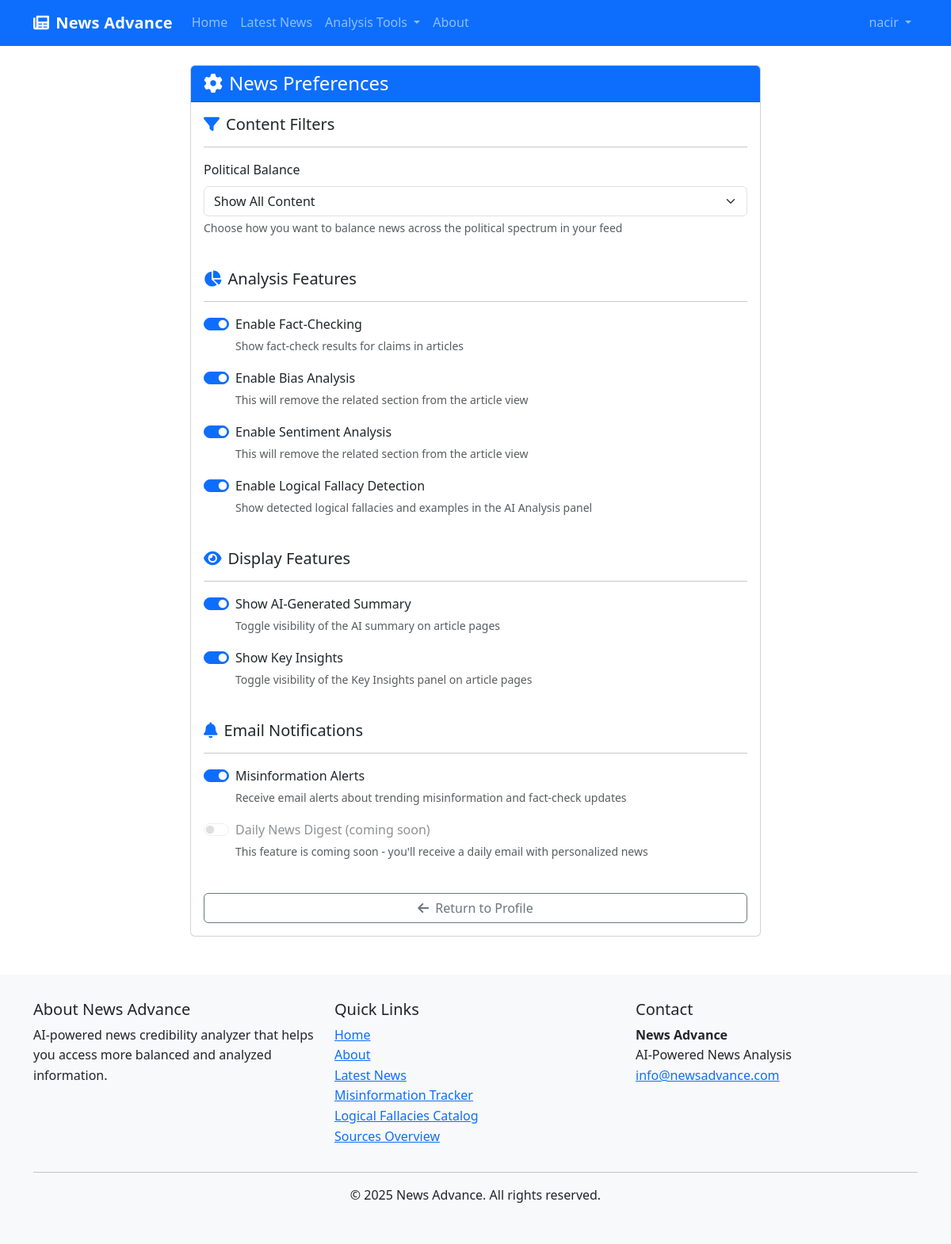
The app's page /accounts/preferences/ (signed in) with its own data.
### accounts/models.py (models this page shows, shortened)
class UserPreferences(models.Model):
    POLITICAL_FILTER_CHOICES = [
        ('all', 'Show All'),
        ('balanced', 'Balanced Mix'),
        ('neutral_only', 'Neutral Sources Only'),
        ('diverse', 'Diverse Viewpoints'),
    ]
    user = models.OneToOneField(User, on_delete=models.CASCADE, related_name='preferences')
    political_filter = models.CharField(max_length=15, choices=POLITICAL_FILTER_CHOICES, default='balanced')
    enable_fact_check = models.BooleanField(default=True)
    enable_bias_analysis = models.BooleanField(default=True)
    enable_sentiment_analysis = models.BooleanField(default=True)
    enable_logical_fallacy_analysis = models.BooleanField(default=True)
    enable_key_insights = models.BooleanField(default=True)
    enable_summary_display = models.BooleanField(default=True)
    receive_misinformation_alerts = models.BooleanField(default=True)
    daily_digest_email = models.BooleanField(default=False)

### accounts/views.py (the view, shortened to what this page needs)
# urls.py: path('preferences/', views.preferences, name='preferences'),
@login_required
def preferences(request):
    user = request.user
    preferences = user.preferences
    context = {
        'user': user,
        'preferences': preferences,
    }
    return render(request, 'accounts/preferences.html', context)

### accounts/templates/accounts/preferences.html (shortened to what this page needs)
{% extends 'base.html' %}
{% block content %}
<div class="container">
    <div class="row">
        <div class="col-md-8 offset-md-2">
            <div class="card">
                <div class="card-header bg-primary text-white">
                    <h4 class="mb-0"><i class="fas fa-cog me-2"></i>News Preferences</h4>
                </div>
                <div class="card-body">
                    <div>
                        <div class="row mb-4">
                            <div class="col-md-12">
                                <h5><i class="fas fa-filter me-2 text-primary"></i>Content Filters</h5>
                                <hr>
                                <div class="mb-3">
                                    <label class="form-label">Political Balance</label>
                                    <select name="political_filter" class="form-select">
                                        <option value="all" {% if preferences.political_filter == 'all' %}selected{% endif %}>Show All Content</option>
                                    </select>
                                    <div class="form-text">Choose how you want to balance news across the political spectrum in your feed</div>
                                </div>
                            </div>
                        </div>
                        <div class="row mb-4">
                            <div class="col-md-12">
                                <h5><i class="fas fa-chart-pie me-2 text-primary"></i>Analysis Features</h5>
                                <hr>
                                <div class="form-check form-switch mb-3">
                                    <input class="form-check-input" type="checkbox" id="enable_fact_check" name="enable_fact_check" {% if preferences.enable_fact_check %}checked{% endif %}>
                                    <label class="form-check-label" for="enable_fact_check">Enable Fact-Checking</label>
                                    <div class="form-text">Show fact-check results for claims in articles</div>
                                </div>
                                <div class="form-check form-switch mb-3">
                                    <input class="form-check-input" type="checkbox" id="enable_bias_analysis" name="enable_bias_analysis" {% if preferences.enable_bias_analysis %}checked{% endif %}>
                                    <label class="form-check-label" for="enable_bias_analysis">Enable Bias Analysis</label>
                                    <div class="form-text">This will remove the related section from the article view</div>
                                </div>
                                <div class="form-check form-switch mb-3">
                                    <input class="form-check-input" type="checkbox" id="enable_sentiment_analysis" name="enable_sentiment_analysis" {% if preferences.enable_sentiment_analysis %}checked{% endif %}>
                                    <label class="form-check-label" for="enable_sentiment_analysis">Enable Sentiment Analysis</label>
                                    <div class="form-text">This will remove the related section from the article view</div>
                                </div>
                                <div class="form-check form-switch mb-3">
                                    <input class="form-check-input" type="checkbox" id="enable_logical_fallacy_analysis" name="enable_logical_fallacy_analysis" {% if preferences.enable_logical_fallacy_analysis %}checked{% endif %}>
                                    <label class="form-check-label" for="enable_logical_fallacy_analysis">Enable Logical Fallacy Detection</label>
                                    <div class="form-text">Show detected logical fallacies and examples in the AI Analysis panel</div>
                                </div>
                            </div>
                        </div>
                        <div class="row mb-4">
                            <div class="col-md-12">
                                <h5><i class="fas fa-eye me-2 text-primary"></i>Display Features</h5>
                                <hr>
                                <div class="form-check form-switch mb-3">
                                    <input class="form-check-input" type="checkbox" id="enable_summary_display" name="enable_summary_display" {% if preferences.enable_summary_display %}checked{% endif %}>
                                    <label class="form-check-label" for="enable_summary_display">Show AI-Generated Summary</label>
                                    <div class="form-text">Toggle visibility of the AI summary on article pages</div>
                                </div>
                                <div class="form-check form-switch mb-3">
                                    <input class="form-check-input" type="checkbox" id="enable_key_insights" name="enable_key_insights" {% if preferences.enable_key_insights %}checked{% endif %}>
                                    <label class="form-check-label" for="enable_key_insights">Show Key Insights</label>
                                    <div class="form-text">Toggle visibility of the Key Insights panel on article pages</div>
                                </div>
                            </div>
                        </div>
                        <div class="row mb-4">
                            <div class="col-md-12">
                                <h5><i class="fas fa-bell me-2 text-primary"></i>Email Notifications</h5>
                                <hr>
                                <div class="form-check form-switch mb-3">
                                    {% if user.email %}
                                        <input class="form-check-input" type="checkbox" id="receive_misinformation_alerts" name="receive_misinformation_alerts" {% if preferences.receive_misinformation_alerts %}checked{% endif %}>
                                        <label class="form-check-label" for="receive_misinformation_alerts">Misinformation Alerts</label>
                                        <div class="form-text">Receive email alerts about trending misinformation and fact-check updates</div>
                                    {% endif %}
                                </div>
                                <div class="form-check form-switch mb-3">
                                    <input class="form-check-input" type="checkbox" id="daily_digest_email" name="daily_digest_email" disabled>
                                    <label class="form-check-label" for="daily_digest_email">Daily News Digest (coming soon)</label>
                                    <div class="form-text">This feature is coming soon - you'll receive a daily email with personalized news</div>
                                </div>
                            </div>
                        </div>
                        <div class="d-grid gap-2">
                            <a href="{% url 'accounts:profile' %}" class="btn btn-outline-secondary">
                                <i class="fas fa-arrow-left me-2"></i>Return to Profile
                            </a>
                        </div>
                    </div>
                </div>
            </div>
        </div>
    </div>
</div>
{% endblock %}
{% block extra_js %}
{% load static %}
{% endblock %}

### templates/base.html (shortened to what this page needs)
<!DOCTYPE html>
<html lang="en">
{% load static %}
<head>
    <link href="https://cdn.jsdelivr.net/npm/bootstrap@5.3.0/dist/css/bootstrap.min.css" rel="stylesheet">
    <link rel="stylesheet" href="https://cdnjs.cloudflare.com/ajax/libs/font-awesome/6.0.0/css/all.min.css">
    <link rel="stylesheet" href="{% static 'css/site.css' %}">
</head>
<body>
    <nav class="navbar navbar-expand-lg navbar-dark bg-primary mb-4">
        <div class="container">
            <a class="navbar-brand" href="{% url 'home' %}">
                <i class="fas fa-newspaper me-2"></i>News Advance
            </a>
            <div class="collapse navbar-collapse" id="navbarNav">
                <ul class="navbar-nav me-auto">
                    <li class="nav-item">
                        <a class="nav-link {% if request.resolver_match.url_name == 'home' %}active{% endif %}" href="{% url 'home' %}">Home</a>
                    </li>
                    <li class="nav-item">
                        <a class="nav-link {% if request.resolver_match.namespace == 'news_aggregator' and request.resolver_match.url_name == 'latest' %}active{% endif %}" href="{% url 'news_aggregator:latest' %}">Latest News</a>
                    </li>
                    <li class="nav-item dropdown">
                        <a class="nav-link dropdown-toggle " href="#" id="analysisDropdown" role="button" data-bs-toggle="dropdown" aria-expanded="false">
                            Analysis Tools
                        </a>
                    </li>
                    <li class="nav-item">
                        <a class="nav-link {% if request.resolver_match.url_name == 'about' %}active{% endif %}" href="{% url 'about' %}">About</a>
                    </li>
                </ul>
                <div class="navbar-nav">
                    {% if user.is_authenticated %}
                        <div class="nav-item dropdown">
                            <a class="nav-link dropdown-toggle" href="#" id="userDropdown" role="button" data-bs-toggle="dropdown">
                                {{ user.username }}
                            </a>
                        </div>
                    {% else %}
                        <a class="nav-link" href="{% url 'accounts:login' %}?next={{ request.get_full_path|urlencode }}">Login</a>
                        <a class="nav-link" href="{% url 'accounts:signup' %}">Sign Up</a>
                    {% endif %}
                </div>
            </div>
        </div>
    </nav>
    <div class="container">
        {% block content %}{% endblock %}
    </div>
    <footer class="footer mt-5">
        <div class="container">
            <div class="row">
                <div class="col-md-4">
                    <h5>About News Advance</h5>
                    <p>AI-powered news credibility analyzer that helps you access more balanced and analyzed information.</p>
                </div>
                <div class="col-md-4">
                    <h5>Quick Links</h5>
                    <ul class="list-unstyled">
                        <li><a href="{% url 'home' %}">Home</a></li>
                        <li><a href="{% url 'about' %}">About</a></li>
                        <li><a href="{% url 'news_aggregator:latest' %}">Latest News</a></li>
                        <li><a href="{% url 'news_analysis:misinformation_tracker' %}">Misinformation Tracker</a></li>
                        <li><a href="{% url 'news_analysis:fallacies' %}">Logical Fallacies Catalog</a></li>
                        <li><a href="{% url 'news_aggregator:source_list' %}">Sources Overview</a></li>
                    </ul>
                </div>
                <div class="col-md-4">
                    <h5>Contact</h5>
                    <address>
                        <strong>News Advance</strong><br>
                        AI-Powered News Analysis<br>
                        <a href="mailto:info@newsadvance.com">info@newsadvance.com</a>
                    </address>
                </div>
            </div>
            <hr>
            <div class="text-center">
                <p>&copy; {% now "Y" %} News Advance. All rights reserved.</p>
            </div>
        </div>
    </footer>
    {% load static %}
</body>
</html>

### static/css/site.css (style rules this page uses)
body { font-family: 'Segoe UI', Tahoma, Geneva, Verdana, sans-serif; line-height: 1.6; }
.navbar-brand { font-weight: bold; letter-spacing: .2px; }
.navbar .nav-link { padding: .5rem .75rem; border-radius: .375rem; transition: background-color .15s ease, color .15s ease; }
.footer { margin-top: 3rem; padding: 2rem 0; background-color: #f8f9fa; }

### records on screen
UserPreferences: political_filter "Show All Content", enable_fact_check "☑", enable_bias_analysis "☑", enable_sentiment_analysis "☑", enable_logical_fallacy_analysis "☑", enable_summary_display "☑", enable_key_insights "☑", receive_misinformation_alerts "☑"

### other values on screen
{{ user.username }} "nacir"
